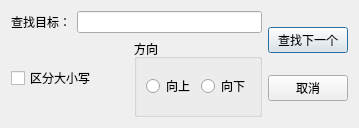
<?xml version="1.0" encoding="UTF-8"?>
<ui version="4.0">
 <class>SearchDialog</class>
 <widget class="QDialog" name="SearchDialog">
  <property name="geometry">
   <rect>
    <x>0</x>
    <y>0</y>
    <width>359</width>
    <height>128</height>
   </rect>
  </property>
  <property name="windowTitle">
   <string>查找</string>
  </property>
  <layout class="QHBoxLayout" name="horizontalLayout_4">
   <item>
    <layout class="QVBoxLayout" name="verticalLayout_2">
     <item>
      <layout class="QHBoxLayout" name="horizontalLayout">
       <item>
        <widget class="QLabel" name="label">
         <property name="text">
          <string>查找目标：</string>
         </property>
        </widget>
       </item>
       <item>
        <widget class="QLineEdit" name="searchText"/>
       </item>
      </layout>
     </item>
     <item>
      <layout class="QHBoxLayout" name="horizontalLayout_3">
       <item>
        <widget class="QCheckBox" name="cbCaseSensetive">
         <property name="text">
          <string>区分大小写</string>
         </property>
        </widget>
       </item>
       <item>
        <widget class="QGroupBox" name="groupBox">
         <property name="title">
          <string>方向</string>
         </property>
         <layout class="QHBoxLayout" name="horizontalLayout_2">
          <item>
           <widget class="QRadioButton" name="rdUp">
            <property name="text">
             <string>向上</string>
            </property>
           </widget>
          </item>
          <item>
           <widget class="QRadioButton" name="rdDown">
            <property name="text">
             <string>向下</string>
            </property>
           </widget>
          </item>
         </layout>
        </widget>
       </item>
      </layout>
     </item>
    </layout>
   </item>
   <item>
    <layout class="QVBoxLayout" name="verticalLayout">
     <item>
      <widget class="QPushButton" name="btFindNext">
       <property name="text">
        <string>查找下一个</string>
       </property>
      </widget>
     </item>
     <item>
      <widget class="QPushButton" name="btCancel">
       <property name="text">
        <string>取消</string>
       </property>
      </widget>
     </item>
    </layout>
   </item>
  </layout>
 </widget>
 <resources/>
 <connections/>
</ui>
